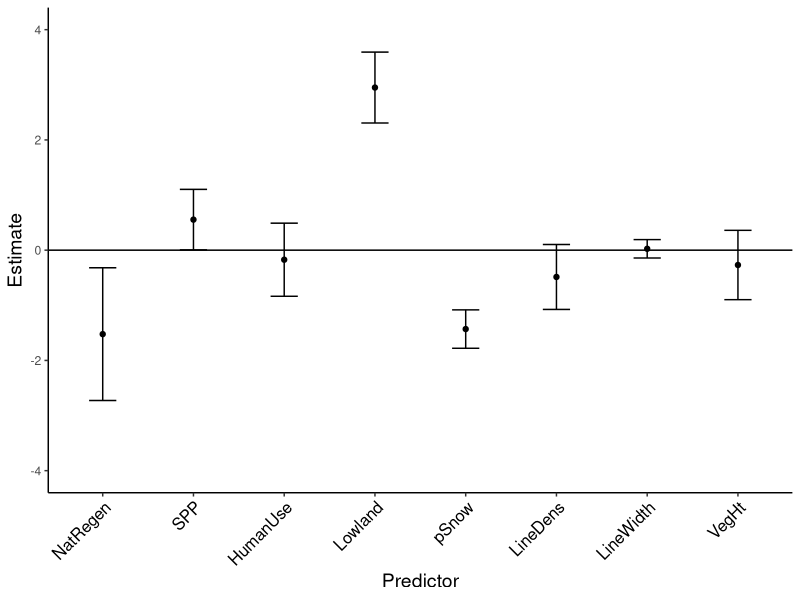
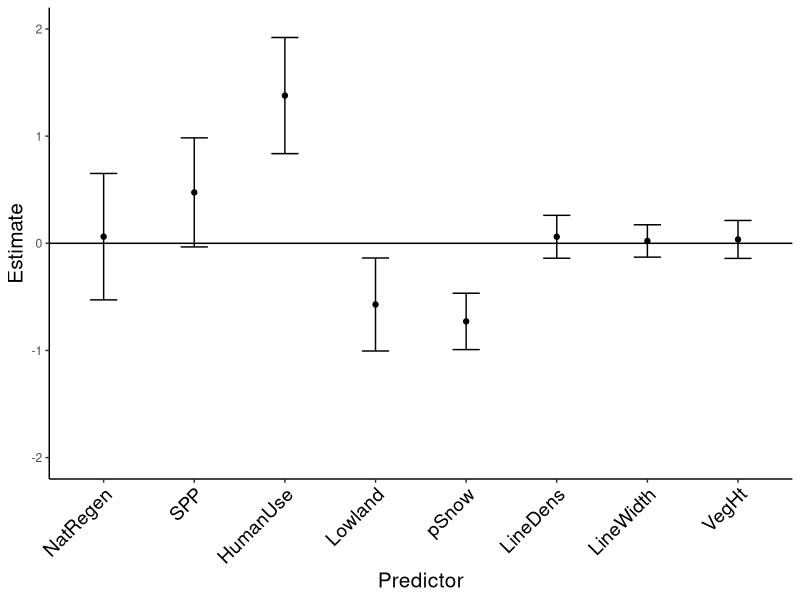
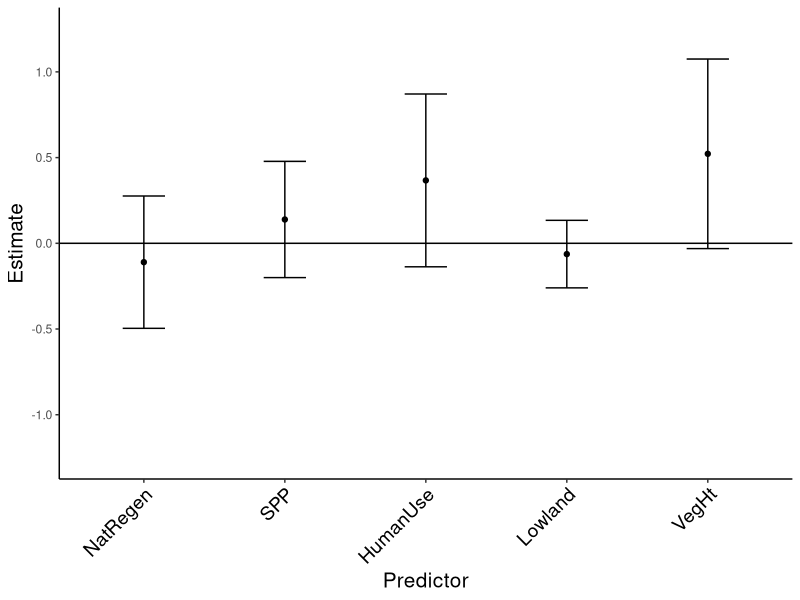
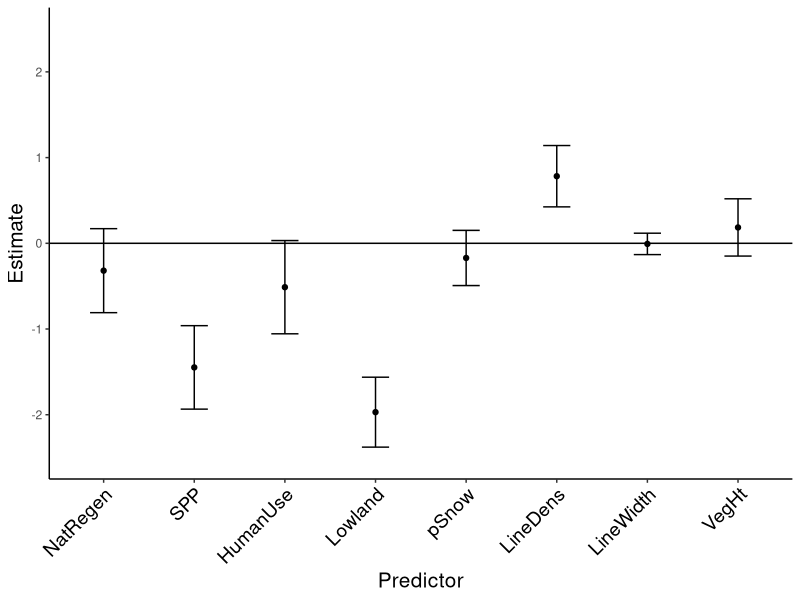
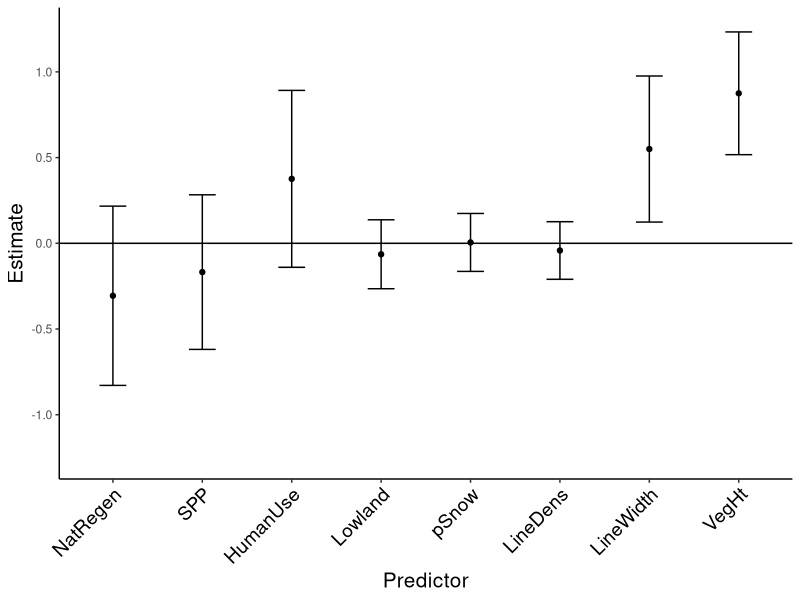

The R source for these figures, in order:
#############################################
## EstimatePlots_SE_Ch1.R
## Plotting predictor estimates with their SE, instead of CI
## Using model averaging outputs from the each species .Rmd file (Ch1_models_SPECIES.Rmd)
## June 4, 2018
############################################

library(ggplot2)

## Caribou
Caribou <- as.data.frame(c("NatRegen", "SPP", "HumanUse", "Lowland", "pSnow", "LineDens", "LineWidth", "VegHt"))
colnames(Caribou) <- "Predictor"

#Estimates
Caribou$Estimate <- c(-1.523, 0.554, -0.173, 2.950, -1.431, -0.486, 0.025, -0.269)
Caribou$StdError <- c(1.204, 0.549, 0.663, 0.643, 0.348, 0.589, 0.167, 0.629)

ggplot(data = Caribou, aes( x = Predictor, y = Estimate)) + geom_point() + geom_errorbar(aes(ymin= Estimate - StdError, ymax = Estimate + StdError, width = 0.3))+ geom_hline(yintercept = 0) + scale_x_discrete(limits=c("NatRegen", "SPP", "HumanUse", "Lowland", "pSnow", "LineDens", "LineWidth", "VegHt"))+theme_classic() + theme(axis.text.x = element_text(angle = 45, hjust = 1, colour = "black", size = 12)) + theme(axis.title.x = element_text(angle = 0, colour = "black", size = 14)) + theme(axis.title.y = element_text(angle = 90, colour = "black", size = 14)) + theme(strip.text = element_text(colour = "black", size = 14)) + scale_y_continuous(limits = c(-4, 4))

## Wolf
Wolf <- as.data.frame(c("NatRegen", "SPP", "HumanUse", "Lowland", "pSnow", "LineDens", "LineWidth", "VegHt"))
colnames(Wolf) <- "Predictor"

#Estimates
Wolf$Estimate <- c(0.062, 0.475, 1.379, -0.571, -0.729, 0.061, 0.022, 0.036)
Wolf$StdError <- c(0.590, 0.509, 0.542, 0.434, 0.263, 0.200, 0.151, 0.177)

ggplot(data = Wolf, aes( x = Predictor, y = Estimate)) + geom_point() + geom_errorbar(aes(ymin= Estimate - StdError, ymax = Estimate + StdError, width = 0.3))+ geom_hline(yintercept = 0) + scale_x_discrete(limits=c("NatRegen", "SPP", "HumanUse", "Lowland", "pSnow", "LineDens", "LineWidth", "VegHt"))+theme_classic() + theme(axis.text.x = element_text(angle = 45, hjust = 1, colour = "black", size = 14)) + theme(axis.title.x = element_text(angle = 0, colour = "black", size = 15)) + theme(axis.title.y = element_text(angle = 90, colour = "black", size = 15)) + theme(strip.text = element_text(colour = "black", size = 14)) + scale_y_continuous(limits = c(-2, 2))

## Blackbear
Blackbear <- as.data.frame(c("NatRegen", "SPP", "HumanUse", "Lowland", "VegHt"))
colnames(Blackbear) <- "Predictor"

#Estimates
Blackbear$Estimate <- c(-0.110, 0.139, 0.367, -0.063, 0.522)
Blackbear$StdError <- c(0.386, 0.339, 0.504, 0.197, 0.553)

ggplot(data = Blackbear, aes( x = Predictor, y = Estimate)) + geom_point() + geom_errorbar(aes(ymin= Estimate - StdError, ymax = Estimate + StdError, width = 0.3))+ geom_hline(yintercept = 0) + scale_x_discrete(limits=c("NatRegen", "SPP", "HumanUse", "Lowland", "VegHt"))+theme_classic() + theme(axis.text.x = element_text(angle = 45, hjust = 1, colour = "black", size = 14)) + theme(axis.title.x = element_text(angle = 0, colour = "black", size = 15)) + theme(axis.title.y = element_text(angle = 90, colour = "black", size = 15)) + theme(strip.text = element_text(colour = "black", size = 14)) + scale_y_continuous(limits = c(-1.25, 1.25))

## WTD
WTD <- as.data.frame(c("NatRegen", "SPP", "HumanUse", "Lowland", "pSnow", "LineDens", "LineWidth", "VegHt"))
colnames(WTD) <- "Predictor"

#Estimates
WTD$Estimate <- c(-0.319, -1.448, -0.512, -1.970, -0.171, 0.783, -0.007, 0.185)
WTD$StdError <- c(0.490, 0.487, 0.544, 0.408, 0.322, 0.358, 0.125, 0.334)

ggplot(data = WTD, aes( x = Predictor, y = Estimate)) + geom_point() + geom_errorbar(aes(ymin= Estimate - StdError, ymax = Estimate + StdError, width = 0.3))+ geom_hline(yintercept = 0) + scale_x_discrete(limits=c("NatRegen", "SPP", "HumanUse", "Lowland", "pSnow", "LineDens", "LineWidth", "VegHt"))+theme_classic() + theme(axis.text.x = element_text(angle = 45, hjust = 1, colour = "black", size = 14)) + theme(axis.title.x = element_text(angle = 0, colour = "black", size = 15)) + theme(axis.title.y = element_text(angle = 90, colour = "black", size = 15)) + theme(strip.text = element_text(colour = "black", size = 14)) + scale_y_continuous(limits = c(-2.5, 2.5))

##Moose
Moose <- as.data.frame(c("NatRegen", "SPP", "HumanUse", "Lowland", "pSnow", "LineDens", "LineWidth", "VegHt"))
colnames(Moose) <- "Predictor"

#Estimates
Moose$Estimate <- c(-0.306, -0.168, 0.376, -0.064, 0.005, -0.042, 0.550, 0.875)
Moose$StdError <- c(0.523, 0.451, 0.516, 0.201, 0.169, 0.168, 0.426, 0.358)

ggplot(data = Moose, aes( x = Predictor, y = Estimate)) + geom_point() + geom_errorbar(aes(ymin= Estimate - StdError, ymax = Estimate + StdError, width = 0.3))+ geom_hline(yintercept = 0) + scale_x_discrete(limits=c("NatRegen", "SPP", "HumanUse", "Lowland", "pSnow", "LineDens", "LineWidth", "VegHt"))+theme_classic() + theme(axis.text.x = element_text(angle = 45, hjust = 1, colour = "black", size = 14)) + theme(axis.title.x = element_text(angle = 0, colour = "black", size = 15)) + theme(axis.title.y = element_text(angle = 90, colour = "black", size = 15)) + theme(strip.text = element_text(colour = "black", size = 14)) + scale_y_continuous(limits = c(-1.25, 1.25))
